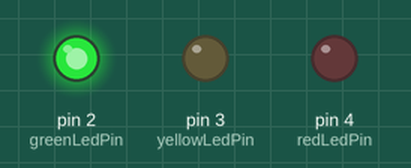
Simulated run of this sketch. Board: Arduino Uno, built with avr-gcc and run on an emulated ATmega328P. Shown: output pins drawn as LEDs (lit = HIGH).

Above: at 0.5 s.
At 2.5 s:
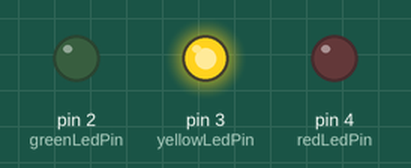
At 4.5 s:
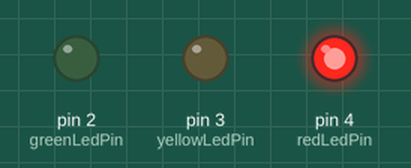
At 7.2 s:
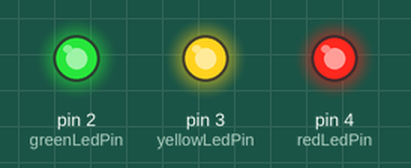
At 10.5 s:
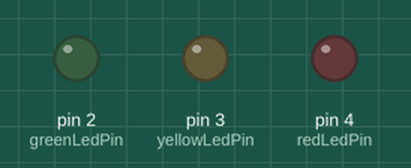
Timing chart, 0 to 11.7 s (numbered marks = the images above):
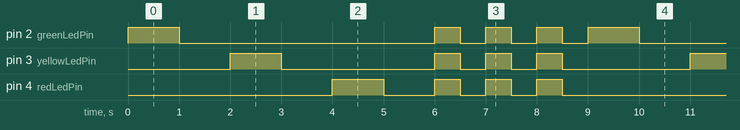

The sketch:

second.ino
```cpp
const int greenLedPin = 2;
const int yellowLedPin = 3;
const int redLedPin = 4;

void setup() {
  // put your setup code here, to run once:
  for (int i = 2; i < 5; i++) {
    pinMode(i, OUTPUT);
  }
}

void loop() {
  // put your main code here, to run repeatedly:
  for (int i = 2; i < 5; i++) {
    digitalWrite(i, HIGH);
    delay(1000);
    digitalWrite(i, LOW);
    delay(1000);
  }
  for (int i = 0; i < 3; i++) {
    digitalWrite(greenLedPin, HIGH);
    digitalWrite(yellowLedPin, HIGH);
    digitalWrite(redLedPin, HIGH);
    delay(500);
    digitalWrite(greenLedPin, LOW);
    digitalWrite(yellowLedPin, LOW);
    digitalWrite(redLedPin, LOW);
    delay(500);
  }
}
```

Measured:
- by itself, pin 2 (greenLedPin): repeats every 9.0 s: LOW 5.0 s, 3 × (HIGH 0.50 s, LOW 0.50 s), HIGH 1.0 s
- by itself, pin 3 (yellowLedPin): repeats every 9.0 s: LOW 3.0 s, 2 × (HIGH 0.50 s, LOW 0.50 s), HIGH 0.50 s, LOW 2.5 s, HIGH 1.0 s
- by itself, pin 4 (redLedPin): repeats every 9.0 s: LOW 1.0 s, 2 × (HIGH 0.50 s, LOW 0.50 s), HIGH 0.50 s, LOW 4.5 s, HIGH 1.0 s
